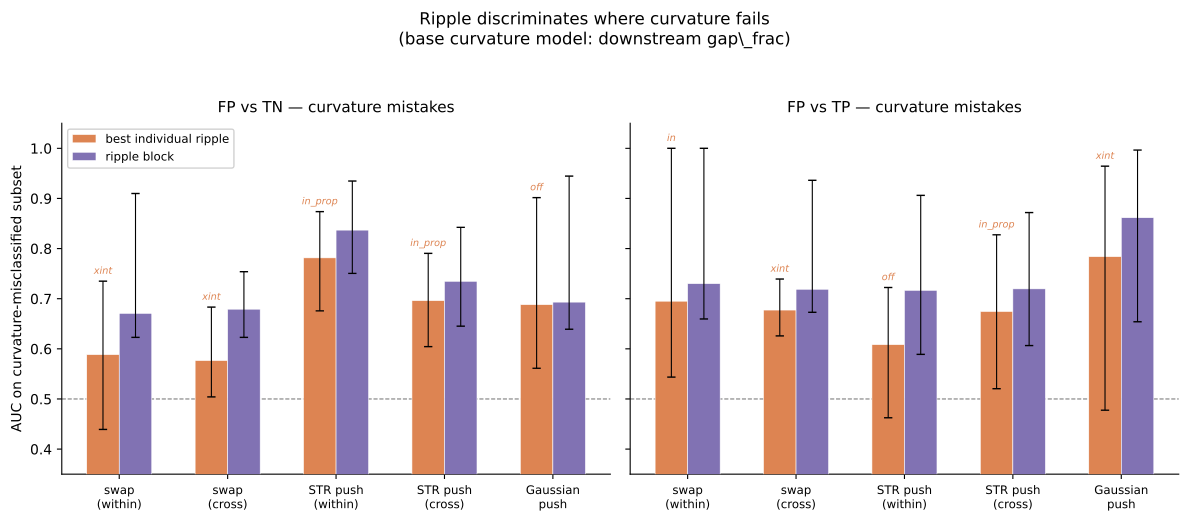

Write Python code to recreate this figure.
"""Fig — Ripple on curvature residual: per-strategy best metric + block.

Fit curvature model (base + gap_frac), identify misclassified rows,
then show ripple discriminates on the subset curvature gets wrong.

Per strategy: selects the best individual ripple metric by AUC on the
misclassified subset, annotates which metric was selected.

Usage:
    python figures/fig_ripple_on_curv_residual.py [--csv PATH] [--out PATH]
"""
import argparse, warnings
import numpy as np
import pandas as pd
from sklearn.linear_model import LogisticRegression
from sklearn.metrics import roc_auc_score
import matplotlib
matplotlib.use("Agg")
import matplotlib.pyplot as plt

warnings.filterwarnings("ignore")

RIPPLE_FEATS = ["ripple_in_orth", "ripple_off_orth", "ripple_frac", "ripple_xint_in_orth"]
RIPPLE_INDIVIDUAL = ["ripple_in_orth", "ripple_off_orth", "ripple_frac", "ripple_xint_in_orth"]
BEST_CURV = "gap_frac"

METRIC_SHORT = {
    "ripple_in_orth": "in",
    "ripple_off_orth": "off",
    "ripple_frac": "in_prop",
    "ripple_xint_in_orth": "xint",
}

BUCKETS = [
    ("STR_swap_within",  "swap\n(within)"),
    ("STR_swap_cross",   "swap\n(cross)"),
    ("STR_push_within",  "STR push\n(within)"),
    ("STR_push_cross",   "STR push\n(cross)"),
    ("Gaussian_push",    "Gaussian\npush"),
]


def _strat_bucket(row):
    push = str(row["push_site"]) if pd.notna(row.get("push_site")) else ""
    strategy = str(row["strategy"]) if pd.notna(row.get("strategy")) else ""
    base = row.get("base_task")
    target = row.get("target_task")
    within = (pd.notna(target) and base == target)
    if push == "input":
        return f"STR_swap_{'within' if within else 'cross'}"
    if push == "self":
        return f"{strategy}_self"
    if strategy == "STR":
        return f"STR_push_{'within' if within else 'cross'}"
    return f"{strategy}_push"


def build_fptn_population(df, bucket):
    sub = df[df["bucket"] == bucket].copy()
    in_circ = sub[sub["in_base_circuit"] == True]
    off_circ = sub[sub["in_base_circuit"] == False].copy()
    thresholds = in_circ.groupby("combo")["abs_NIE"].median().to_dict()
    def is_fp(row):
        thr = thresholds.get(row["combo"])
        return thr is not None and pd.notna(row["abs_NIE"]) and row["abs_NIE"] >= thr
    off_circ["label"] = off_circ.apply(is_fp, axis=1).astype(float)
    return off_circ


def build_fptp_moderate(df, bucket):
    sub = df[df["bucket"] == bucket].copy()
    in_circ = sub[sub["in_base_circuit"] == True]
    off_circ = sub[sub["in_base_circuit"] == False]
    thresholds = in_circ.groupby("combo")["abs_NIE"].median().to_dict()
    def above(row):
        thr = thresholds.get(row["combo"])
        return thr is not None and pd.notna(row["abs_NIE"]) and row["abs_NIE"] >= thr
    pool = pd.concat([in_circ, off_circ])
    pool = pool[pool.apply(above, axis=1)].copy()
    pool_median = pool["abs_NIE"].median()
    pool = pool[pool["abs_NIE"] <= pool_median].copy()
    pool["label"] = (~pool["in_base_circuit"]).astype(float)
    return pool


def zscore_within_combo(df, feats):
    out = df.copy()
    for f in feats:
        out[f"z_{f}"] = out.groupby("combo")[f].transform(
            lambda s: (s - s.mean()) / (s.std() + 1e-12))
    return out


def get_misclassified(df, curv_feats, threshold=0.5):
    z_feats = [f"z_{f}" for f in curv_feats]
    sub = df.dropna(subset=z_feats + ["label"]).copy()
    X = sub[z_feats].values.astype(float)
    y = sub["label"].values
    mask = np.all(np.isfinite(X), axis=1)
    X, y = X[mask], y[mask]
    sub_clean = sub.iloc[np.where(mask)[0]].copy()

    if len(np.unique(y)) < 2 or len(y) < 20:
        return pd.DataFrame(), 0.0

    lr = LogisticRegression(max_iter=2000, solver="lbfgs", C=10.0)
    lr.fit(X, y)
    probs = lr.predict_proba(X)[:, 1]
    preds = (probs >= threshold).astype(float)

    sub_clean = sub_clean.copy()
    sub_clean["curv_wrong"] = (preds != y)
    return sub_clean, roc_auc_score(y, probs)


def fit_auc_boot(df, feats, B=200):
    z_feats = [f"z_{f}" for f in feats]
    sub = df.dropna(subset=z_feats + ["label"]).copy()
    X = sub[z_feats].values.astype(float)
    y = sub["label"].values
    mask = np.all(np.isfinite(X), axis=1)
    X, y = X[mask], y[mask]

    if len(np.unique(y)) < 2 or len(y) < 20:
        return None, None, None

    lr = LogisticRegression(max_iter=2000, solver="lbfgs", C=10.0)
    lr.fit(X, y)
    auc = roc_auc_score(y, lr.predict_proba(X)[:, 1])

    combos = sub["combo"].values[mask] if "combo" in sub.columns else np.arange(len(y))
    unique_combos = np.unique(combos)
    rng = np.random.RandomState(0)
    auc_boots = []
    for _ in range(B):
        idx_c = rng.choice(unique_combos, size=len(unique_combos), replace=True)
        idx = np.concatenate([np.where(combos == c)[0] for c in idx_c])
        yb, Xb = y[idx], X[idx]
        if len(np.unique(yb)) < 2:
            continue
        try:
            lrb = LogisticRegression(max_iter=2000, solver="lbfgs", C=10.0)
            lrb.fit(Xb, yb)
            auc_boots.append(roc_auc_score(yb, lrb.predict_proba(Xb)[:, 1]))
        except Exception:
            continue
    lo = np.percentile(auc_boots, 2.5) if auc_boots else auc
    hi = np.percentile(auc_boots, 97.5) if auc_boots else auc
    return auc, lo, hi


def main():
    ap = argparse.ArgumentParser()
    ap.add_argument("--csv", default="interaction_analysis_ripplefull/rows.csv")
    ap.add_argument("--out", default="figures/fig_ripple_on_curv_residual.pdf")
    ap.add_argument("--txt", default="figures/fig_ripple_on_curv_residual.txt")
    args = ap.parse_args()

    df = pd.read_csv(args.csv)
    df["bucket"] = df.apply(_strat_bucket, axis=1)

    fig, axes = plt.subplots(1, 2, figsize=(12, 5), sharey=True)

    n_buckets = len(BUCKETS)
    bar_width = 0.3
    x = np.arange(n_buckets)
    colors = ["#DD8452", "#8172B3"]

    txt_lines = []

    for panel_idx, (decomp_name, build_fn, panel_title) in enumerate([
        ("FP vs TN", build_fptn_population, "FP vs TN — curvature mistakes"),
        ("FP vs TP", build_fptp_moderate, "FP vs TP — curvature mistakes"),
    ]):
        ax = axes[panel_idx]
        txt_lines.append(f"\n{'='*75}")
        txt_lines.append(f"  {decomp_name} — ripple on curvature residual")
        txt_lines.append(f"{'='*75}\n")
        txt_lines.append(f"{'strategy':>20s}  {'n_wrong':>7s}  {'model':>18s}  {'AUC':>6s}  {'95% CI':>14s}")
        txt_lines.append("-" * 72)

        # precompute misclassified subsets and find best metric per strategy
        strategy_results = {}
        for bi, (bkey, blabel_nl) in enumerate(BUCKETS):
            blabel = blabel_nl.replace('\n', ' ')
            is_cross = "cross" in bkey
            base_feats = ["orth_base", "along_nonbase_max"]
            if is_cross:
                base_feats.append("along_target")
            curv_feats = base_feats + [BEST_CURV]
            all_needed = curv_feats + RIPPLE_FEATS

            pool = build_fn(df, bkey)
            clean = pool.dropna(subset=all_needed + ["label", "combo"])
            for f in all_needed:
                clean = clean[np.isfinite(clean[f])]
            clean = zscore_within_combo(clean, all_needed)

            scored, curv_auc = get_misclassified(clean, curv_feats)

            if len(scored) == 0 or scored["curv_wrong"].sum() < 20:
                strategy_results[bkey] = None
                txt_lines.append(f"{blabel:>20s}  {'<20':>7s}  {'--':>18s}  {'--':>6s}  {'--':>14s}")
                continue

            wrong_subset = scored[scored["curv_wrong"]].copy()
            wrong_subset = zscore_within_combo(wrong_subset, RIPPLE_FEATS)
            n_wrong = int(scored["curv_wrong"].sum())

            # evaluate all individual metrics
            best_auc, best_metric, best_width = -1, None, 999
            metric_results = {}
            for rf in RIPPLE_INDIVIDUAL:
                auc, lo, hi = fit_auc_boot(wrong_subset, [rf])
                if auc is not None:
                    metric_results[rf] = (auc, lo, hi)
                    width = hi - lo
                    if auc > best_auc or (auc == best_auc and width < best_width):
                        best_auc, best_metric, best_width = auc, rf, width

            # block
            auc_bl, lo_bl, hi_bl = fit_auc_boot(wrong_subset, RIPPLE_FEATS)

            strategy_results[bkey] = {
                "n_wrong": n_wrong,
                "best_metric": best_metric,
                "best": metric_results.get(best_metric, (0.5, 0.5, 0.5)),
                "block": (auc_bl, lo_bl, hi_bl) if auc_bl else (0.5, 0.5, 0.5),
            }

        # plot: best individual, block
        for mi, model_key in enumerate(["best", "block"]):
            aucs, lo_errs, hi_errs = [], [], []
            for bi, (bkey, _) in enumerate(BUCKETS):
                sr = strategy_results[bkey]
                if sr is None:
                    aucs.append(0.5); lo_errs.append(0); hi_errs.append(0)
                    continue
                auc, lo, hi = sr[model_key]
                aucs.append(auc)
                lo_errs.append(auc - lo)
                hi_errs.append(hi - auc)

            if model_key == "best":
                bar_label = "best individual ripple"
            else:
                bar_label = "ripple block"

            offset = (mi - 0.5) * bar_width
            bars = ax.bar(x + offset, aucs, bar_width, yerr=[lo_errs, hi_errs],
                          label=bar_label, color=colors[mi],
                          capsize=3, error_kw={"linewidth": 0.8}, edgecolor="white",
                          linewidth=0.4, zorder=3)

            if model_key == "best":
                for bi, bar in enumerate(bars):
                    sr = strategy_results[BUCKETS[bi][0]]
                    if sr and sr["best_metric"]:
                        mname = METRIC_SHORT[sr["best_metric"]]
                        ax.text(bar.get_x() + bar.get_width() / 2,
                                bar.get_height() + hi_errs[bi] + 0.01,
                                mname, ha="center", va="bottom", fontsize=7,
                                fontstyle="italic", color=colors[mi])

            blabel = [b[1].replace('\n', ' ') for b in BUCKETS]
            for bi in range(n_buckets):
                sr = strategy_results[BUCKETS[bi][0]]
                if sr:
                    auc, lo, hi = sr[model_key]
                    mname = METRIC_SHORT[sr["best_metric"]] if model_key == "best" else "block"
                    txt_lines.append(f"{blabel[bi]:>20s}  {sr['n_wrong']:>7d}  "
                                     f"{bar_label + ' (' + mname + ')':>18s}  {auc:>6.3f}  [{lo:.3f}, {hi:.3f}]")

        ax.axhline(0.5, color="grey", ls="--", lw=0.8, zorder=1)
        ax.set_xticks(x)
        ax.set_xticklabels([lbl for _, lbl in BUCKETS], fontsize=8.5)
        ax.set_title(panel_title, fontsize=11, pad=8)
        ax.spines["top"].set_visible(False)
        ax.spines["right"].set_visible(False)
        if panel_idx == 0:
            ax.set_ylabel("AUC on curvature-misclassified subset", fontsize=10)
            ax.legend(loc="upper left", fontsize=8.5, framealpha=0.9)
        ax.set_ylim(0.35, 1.05)

    fig.suptitle("Ripple discriminates where curvature fails\n"
                 f"(base curvature model: downstream gap\\_frac)", fontsize=12, y=1.04)
    fig.tight_layout()
    fig.savefig(args.out, dpi=200, bbox_inches="tight")
    print(f"Saved {args.out}")

    with open(args.txt, "w") as f:
        f.write("\n".join(txt_lines) + "\n")
    print(f"Saved {args.txt}")


if __name__ == "__main__":
    main()
